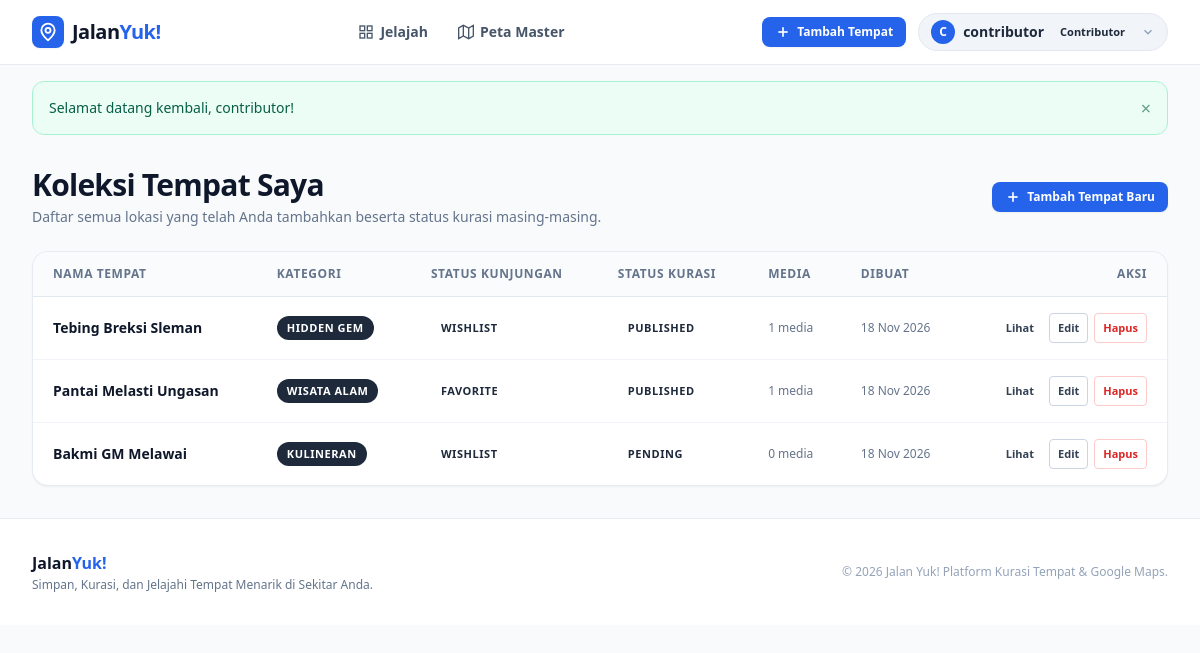
The page /my-locations (signed in) on the database its author committed.
### tables this page shows
CREATE TABLE IF NOT EXISTS `locations` (
    `id` INT AUTO_INCREMENT PRIMARY KEY,
    `user_id` INT NOT NULL,
    `category_id` INT NOT NULL,
    `title` VARCHAR(255) NOT NULL,
    `description` TEXT,
    `personal_notes` TEXT,
    `maps_url` VARCHAR(500) NOT NULL,
    `latitude` DECIMAL(10, 8),
    `longitude` DECIMAL(11, 8),
    `visit_status` ENUM('Wishlist', 'Visited', 'Favorite') DEFAULT 'Wishlist',
    `approval_status` ENUM('Pending', 'Published', 'Rejected') DEFAULT 'Pending',
    `created_at` TIMESTAMP DEFAULT CURRENT_TIMESTAMP,
    `updated_at` TIMESTAMP DEFAULT CURRENT_TIMESTAMP ON UPDATE CURRENT_TIMESTAMP,
    FOREIGN KEY (`user_id`) REFERENCES `users`(`id`) ON DELETE CASCADE,
    FOREIGN KEY (`category_id`) REFERENCES `categories`(`id`) ON DELETE RESTRICT,
    FULLTEXT KEY `ft_location_search` (`title`, `description`, `personal_notes`)
);

CREATE TABLE IF NOT EXISTS `categories` (
    `id` INT AUTO_INCREMENT PRIMARY KEY,
    `name` VARCHAR(100) NOT NULL,
    `slug` VARCHAR(100) NOT NULL UNIQUE,
    `description` TEXT,
    `created_at` TIMESTAMP DEFAULT CURRENT_TIMESTAMP
);

### src/Controllers/LocationController.php (called while the page is built, shortened)
<?php
class LocationController
{
    public function myLocations(): void
    {
        $locations = Location::getByUser(Auth::id());
        require_once dirname(__DIR__) . '/Views/locations/my_locations.php';
    }
}

### public/index.php (called while the page is built, shortened)
<?php
try {
    \App\App::run();
} catch (\Throwable $e) {
    error_log("[JalanYuk Error] " . $e->getMessage() . " in " . $e->getFile() . ":" . $e->getLine());
    http_response_code(500);
    $errorMessage = $e->getMessage();
    $errorTrace = $e->getTraceAsString();
    $errorView = dirname(__DIR__) . '/src/Views/errors/500.php';
    if (file_exists($errorView)) {
        require_once $errorView;
    } else {
        echo "<h1>500 Internal Server Error</h1><p>" . htmlspecialchars($errorMessage) . "</p>";
    }
}

### src/Models/Location.php (called while the page is built, shortened)
<?php
class Location
{
    public static function getByUser(int $userId): array
    {
        $pdo = Database::getConnection();
        $stmt = $pdo->prepare("
            SELECT
                l.*,
                c.name AS category_name,
                (SELECT COUNT(*) FROM location_media WHERE location_id = l.id) AS media_count
            FROM locations l
            JOIN categories c ON l.category_id = c.id
            WHERE l.user_id = :user_id
            ORDER BY l.created_at DESC
        ");
        $stmt->execute([':user_id' => $userId]);
        return $stmt->fetchAll();
    }
}

### src/Views/locations/my_locations.php (the view, shortened to what this page needs)
<?php
require_once dirname(__DIR__) . '/layouts/header.php';
require_once dirname(__DIR__) . '/layouts/navbar.php';
?>
<main class="max-w-7xl mx-auto px-4 sm:px-6 lg:px-8 py-8 flex-1">
    <div class="flex flex-col sm:flex-row sm:items-center sm:justify-between gap-4 mb-6">
        <div>
            <h1 class="text-2xl sm:text-3xl font-extrabold text-slate-900 tracking-tight">Koleksi Tempat Saya</h1>
            <p class="text-xs sm:text-sm text-slate-500 mt-1">Daftar semua lokasi yang telah Anda tambahkan beserta status kurasi masing-masing.</p>
        </div>
        <div>
            <a href="/locations/create" class="btn btn-primary btn-sm flex items-center gap-1.5 shadow-sm">
                <svg class="w-4 h-4" viewBox="0 0 24 24" fill="none" stroke="currentColor" stroke-width="2.5"><line x1="12" y1="5" x2="12" y2="19"></line><line x1="5" y1="12" x2="19" y2="12"></line></svg>
                <span>Tambah Tempat Baru</span>
            </a>
        </div>
    </div>
    <?php if (empty($locations)): ?>
        <div class="text-center py-16 px-4 bg-white rounded-3xl border border-dashed border-slate-300 shadow-sm">
            <div class="text-5xl mb-3">📍</div>
            <h3 class="text-lg font-bold text-slate-800 mb-1">Anda Belum Menambahkan Lokasi</h3>
            <p class="text-sm text-slate-500 max-w-md mx-auto mb-6">Mulai simpan tempat kuliner, tempat nongkrong, atau servis favorit Anda sekarang!</p>
            <a href="/locations/create" class="btn btn-primary">Tambah Tempat Pertama</a>
        </div>
    <?php else: ?>
        <div class="bg-white rounded-2xl border border-slate-200/80 shadow-sm overflow-hidden">
            <div class="overflow-x-auto">
                <table class="w-full text-left text-sm border-collapse">
                    <thead>
                        <tr class="bg-slate-50/80 border-b border-slate-200 text-xs font-bold text-slate-500 uppercase tracking-wider">
                            <th class="px-5 py-3.5">Nama Tempat</th>
                            <th class="px-5 py-3.5">Kategori</th>
                            <th class="px-5 py-3.5">Status Kunjungan</th>
                            <th class="px-5 py-3.5">Status Kurasi</th>
                            <th class="px-5 py-3.5">Media</th>
                            <th class="px-5 py-3.5">Dibuat</th>
                            <th class="px-5 py-3.5 text-right">Aksi</th>
                        </tr>
                    </thead>
                    <tbody class="divide-y divide-slate-100">
                        <?php foreach ($locations as $loc): ?>
                            <tr class="hover:bg-slate-50/60 transition-colors">
                                <td class="px-5 py-4 font-bold text-slate-900">
                                    <a href="/locations/<?= $loc['id'] ?>" class="hover:text-blue-600 transition-colors">
                                        <?= htmlspecialchars($loc['title']) ?>
                                    </a>
                                </td>
                                <td class="px-5 py-4">
                                    <span class="badge badge-category"><?= htmlspecialchars($loc['category_name']) ?></span>
                                </td>
                                <td class="px-5 py-4">
                                    <span class="badge badge-status-<?= strtolower($loc['visit_status']) ?>">
                                        <?= htmlspecialchars($loc['visit_status']) ?>
                                    </span>
                                </td>
                                <td class="px-5 py-4">
                                    <span class="badge badge-approval-<?= strtolower($loc['approval_status']) ?>">
                                        <?= htmlspecialchars($loc['approval_status']) ?>
                                    </span>
                                </td>
                                <td class="px-5 py-4 text-xs text-slate-500"><?= $loc['media_count'] ?> media</td>
                                <td class="px-5 py-4 text-xs text-slate-500"><?= date('d M Y', strtotime($loc['created_at'])) ?></td>
                                <td class="px-5 py-4 text-right">
                                    <div class="inline-flex items-center gap-1.5">
                                        <a href="/locations/<?= $loc['id'] ?>" class="btn btn-ghost btn-xs">Lihat</a>
                                        <a href="/locations/<?= $loc['id'] ?>/edit" class="btn btn-outline btn-xs">Edit</a>
                                        <form action="/locations/<?= $loc['id'] ?>/delete" method="POST" onsubmit="return confirm('Yakin ingin menghapus lokasi ini?');">
                                            <button type="submit" class="btn btn-danger-outline btn-xs">Hapus</button>
                                        </form>
                                    </div>
                                </td>
                            </tr>
                        <?php endforeach; ?>
                    </tbody>
                </table>
            </div>
        </div>
    <?php endif; ?>
</main>
<?php require_once dirname(__DIR__) . '/layouts/footer.php'; ?>

### rows shown on the page
locations: title "Tebing Breksi Sleman", category.name "HIDDEN GEM", visit_status "WISHLIST", approval_status "PUBLISHED", media_count "1", created_at "18 Nov 2026"
locations: title "Pantai Melasti Ungasan", category.name "WISATA ALAM", visit_status "FAVORITE", approval_status "PUBLISHED", media_count "1", created_at "18 Nov 2026"
locations: title "Bakmi GM Melawai", category.name "KULINERAN", visit_status "WISHLIST", approval_status "PENDING", media_count "0", created_at "18 Nov 2026"

### other values the page prints
substr($currentUser['username'], 0, 1) "C"
$currentUser['username'] "contributor"
$currentUser['role'] "Contributor"
$flash['message'] "Selamat datang kembali, contributor!"
